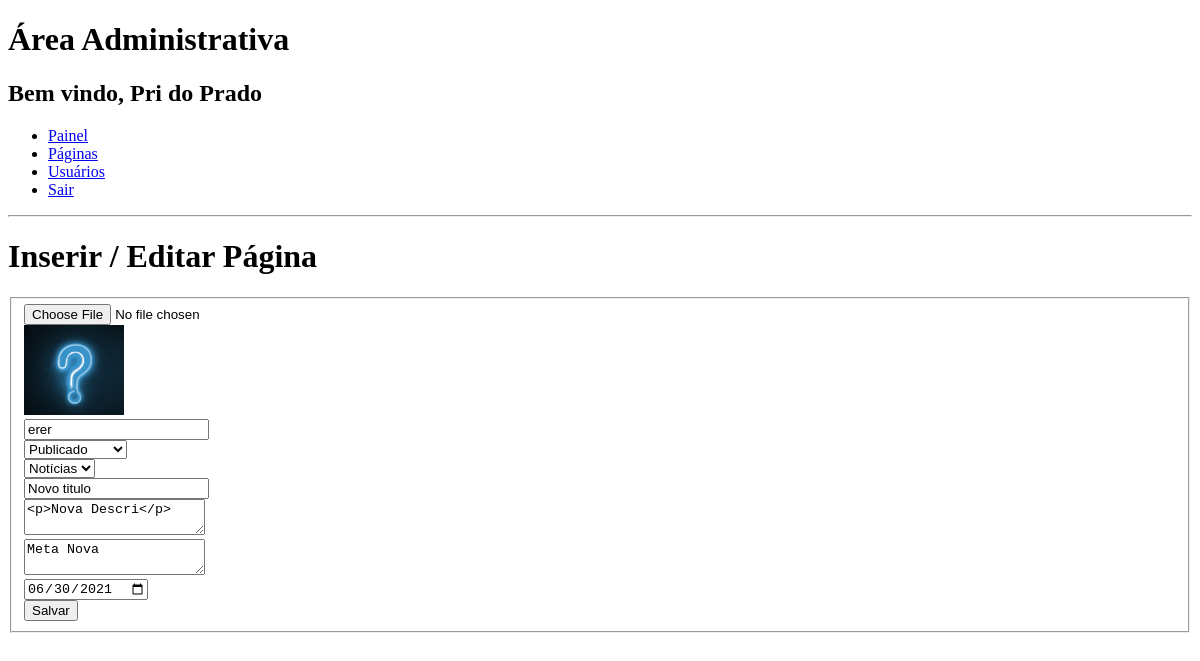
The page /admin/pagina_form.php?pagina_id=3 (signed in) on the database as committed earlier.
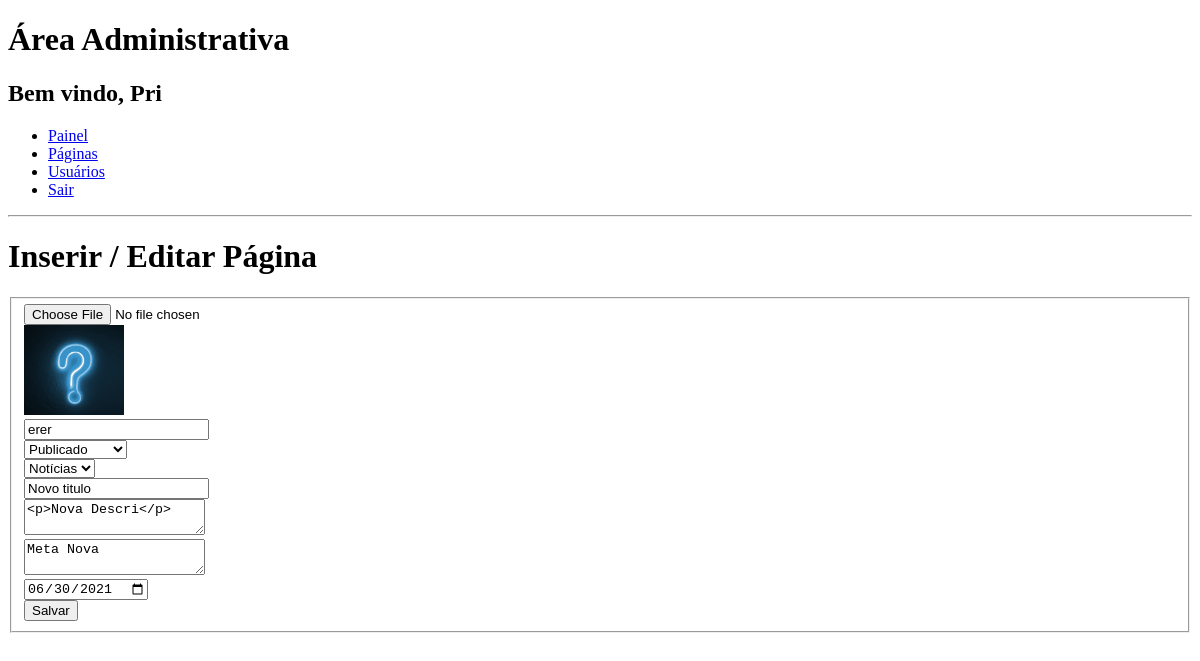
The same page on the database as committed later.
### tables this page shows
CREATE TABLE `usuarios` (
  `id` int(11) NOT NULL,
  `nome` varchar(250) NOT NULL,
  `email` varchar(250) NOT NULL,
  `senha` varchar(255) NOT NULL,
  `data_registro` date NOT NULL,
  `administrador` int(1) NOT NULL,
  `avatar` varchar(255) NOT NULL
);

### config.php (called while the page is built, shortened)
<?php
function resultado($conexao, $tabela, $where = 1, $order = "id"){
	$query = "SELECT * FROM `".$tabela."` WHERE ".$where." ORDER BY ".$order;
	$executar = mysqli_query($conexao, $query);
	return mysqli_fetch_assoc($executar);
}

### admin/pagina_form.php (the view, shortened to what this page needs)
<?php require_once "../config.php";session_start();
if (isset($_SESSION['ativa'])): ?>
<!DOCTYPE html>
<html>
<head>
</head>
<body>
	<h1>Área Administrativa</h1>
	<?php
		$tabela = "usuarios";
		$where = "id = ".$_SESSION['id'];
		$userLogado = resultado($conexao, $tabela, $where);
	?>
	<h2>Bem vindo, <?php echo $userLogado['nome']; ?></h2>
	<?php include "template/menu.php"; ?>
	<hr>
	<div>
		<?php
		$atualizarInserir = isset($_GET['pagina_id']) ? "atualizar" : "cadastrar";
		$titulo = "";
		$descricao = "";
		$meta_descricao = "";
		$data_cadastro = "";
		$publicado = "";
		$categoria = "";
		$imagem = "";
		$link = "";
		if (isset($_GET['pagina_id'])) {
			$buscar = "SELECT * FROM `paginas` WHERE id = ".$_GET['pagina_id'];
			$executarBusca = mysqli_query($conexao, $buscar);
			$pageEdit = mysqli_fetch_assoc($executarBusca);
			$titulo = $pageEdit['titulo'];
			$descricao = $pageEdit['descricao'];
			$meta_descricao = $pageEdit['meta_descricao'];
			$data_cadastro = $pageEdit['data_cadastro'];
			$publicado = $pageEdit['publicado'];
			$categoria = $pageEdit['categoria'];
			$link = $pageEdit['link'];
			$imagem = $pageEdit['imagem'];
		}
		?>
		<h1>Inserir / Editar Página</h1>
		<form method="post" enctype="multipart/form-data">
			<fieldset>
				<div>
					<input type="file" name="imagem">
				</div>
				<?php if (!empty($imagem)) { ?>
					<div class="imagem">
						<img width="100px" src="imagens/imagens-pagina/<?php echo $imagem ?>" alt="image">
					</div>
				<?php } ?>
				<div>
					<input type="text" name="link" value="<?php echo $link; ?>" placeholder="Link" required>
				</div>
				<div>
					<select name="publicado" required>
						<?php if ($publicado > 0) {
							echo '<option value="1">Publicado</option>';
						} else{
							echo '<option value="0">Despublicado</option>';
						}?>
					</select>
				</div>
				<div>
				<select name="categoria" required>
					<?php if (!empty($categoria)) {
						echo '<option>'.$categoria.'</option>';
					} ?>
				</select>
				</div>
				<div>
					<input type="text" value="<?php echo $titulo; ?>" name="titulo" placeholder="Título" required>
				</div>
				<div>
					<textarea id="editor" placeholder="descricao" name="descricao" ><?php echo $descricao; ?></textarea>
				</div>
				<div>
					<textarea placeholder="meta_descricao" name="meta_descricao" required><?php echo $meta_descricao; ?></textarea>
				</div>
				<div>
					<input type="date" value="<?php echo $data_cadastro; ?>" name="data_cadastro">
				</div>
				<div>
					<input type="submit" name="<?php echo $atualizarInserir; ?>" value="Salvar">
				</div>
			</fieldset>
		</form>
	</div>
</body>
</html>
<?php else:
	logout();
endif;
?>

Rows that differ between the two databases and show on the page:
changed usuarios: nome "Pri do Prado" → "Pri"
